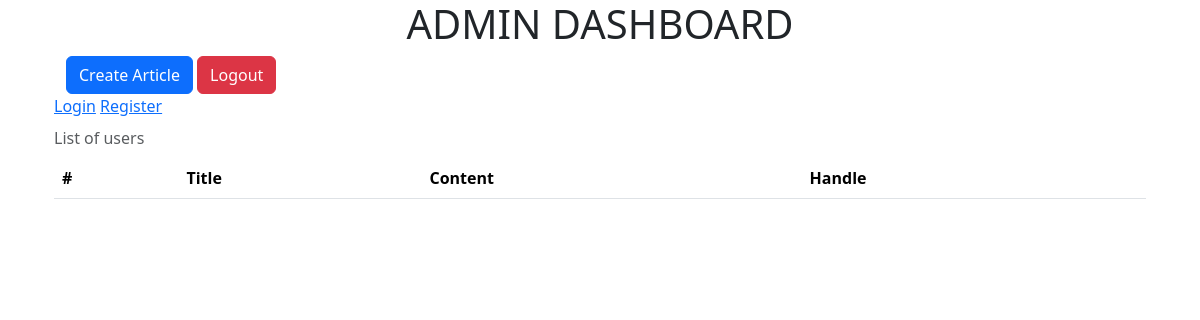
Page /admindashboard on the earlier database version.
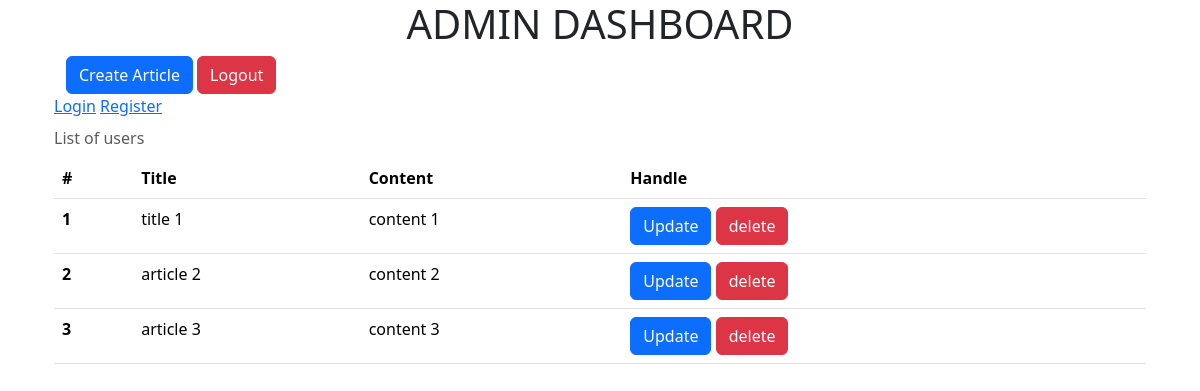
Same page on the later database version.
### appblog/models.py (models this page shows, shortened)
class Article(models.Model):
    title = models.CharField(max_length=100)
    content = models.TextField()
    created_at = models.DateTimeField(auto_now_add=True)
    updated_at = models.DateTimeField(auto_now=True)
    author = models.ForeignKey(CustomUser, on_delete=models.CASCADE)

### appblog/views.py (the view)
# urls.py: path('admindashboard',views.admindashboard,name="admindashboard"),
def admindashboard(request):
    articles = Article.objects.all()
    return render (request,"admindashboard.html",{'articles':articles})

### appblog/templates/admindashboard.html (shortened to what this page needs)
<!DOCTYPE html>
<html lang="en">
  <head>
    <link
      href="https://cdn.jsdelivr.net/npm/bootstrap@5.3.3/dist/css/bootstrap.min.css"
      rel="stylesheet"
    />
  </head>
  <body>
    <div class="container">
      <center>
        <h1>ADMIN DASHBOARD</h1>
      </center>
      <div class="container">
        <div class="container display-flex">
          <button
            type="button"
            class="btn btn-primary"
            data-bs-toggle="modal"
            data-bs-target="#exampleModal"
            data-bs-whatever="@mdo"
          >
            Create Article
          </button>
          <button
            type="button"
            class="btn btn-danger"
            data-bs-toggle="modal"
            data-bs-target="#exampleModal"
            data-bs-whatever="@mdo"
          >
            Logout
          </button>
        </div>
        <nav>
          {% if user.is_authenticated %}
          <a href="{% url 'logout' %}">Logout</a>
          {% else %}
          <a href="{% url 'login' %}">Login</a>
          <a href="{% url 'register' %}">Register</a>
          {% endif %}
        </nav>
      </div>
      <div class="container">
        <table class="table caption-top">
          <caption>
            List of users
          </caption>
          <thead>
            <tr>
              <th scope="col">#</th>
              <th scope="col">Title</th>
              <th scope="col">Content</th>
              <th scope="col">Handle</th>
            </tr>
          </thead>
          <tbody>
            {% for article in articles %}
            <tr>
              <th scope="row">{{article.id}}</th>
              <td>{{ article.title }}</td>
              <td>{{ article.content }}</td>
              <td>
                <button
                  type="button"
                  class="btn btn-primary"
                  data-bs-toggle="modal"
                  data-bs-target="#exampleModal{{ article.id }}"
                  data-bs-whatever="@mdo"
                >
                  Update
                </button>
                <a href="{% url 'deletearticle' article.id %}" class="btn btn-danger">delete</a>
              </td>
            </tr>
            {% endfor %}
          </tbody>
        </table>
      </div>
    </div>
  </body>
</html>

Differences in the rows shown:
added Article: id "1", title "title 1", content "content 1"
added Article: id "2", title "article 2", content "content 2"
added Article: id "3", title "article 3", content "content 3"
